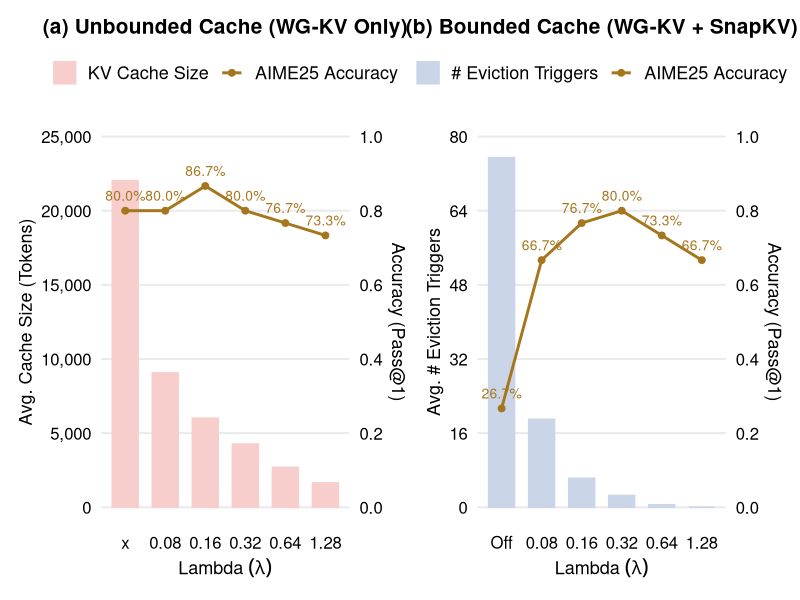

Recreate this plot in R.
library(tidyverse)
library(patchwork)

make_bar_line_plot <- function(data, title, metric, left_label, bar_label, bar_fill, left_ticks) {
  scale_factor <- max(left_ticks)

  data <- data %>%
    mutate(
      accuracy_scaled = accuracy * scale_factor,
      accuracy_label = scales::label_percent(accuracy = 0.1)(accuracy)
    )

  ggplot(data, aes(x = lambda)) +
    geom_col(
      aes(y = {{ metric }}, colour = bar_label),
      width = 0.65,
      fill = bar_fill,
    ) +
    geom_line(
      aes(y = accuracy_scaled, colour = "AIME25 Accuracy", group = 1),
      linewidth = 1
    ) +
    geom_point(
      aes(y = accuracy_scaled, colour = "AIME25 Accuracy"),
      size = 2
    ) +
    geom_text(
      aes(y = accuracy_scaled, label = accuracy_label, colour = "AIME25 Accuracy"),
      vjust = -1,
      size = 3.5,
      show.legend = FALSE
    ) +
    scale_colour_manual(
      values = c(setNames(bar_fill, bar_label), "AIME25 Accuracy" = "#a6761d"),
      breaks = c(bar_label, "AIME25 Accuracy"),
      name = NULL
    ) +
    scale_y_continuous(
      name = left_label,
      limits = c(0, scale_factor),
      breaks = left_ticks,
      labels = scales::label_comma(),
      sec.axis = sec_axis(
        ~ . / scale_factor,
        name = "Accuracy (Pass@1)",
        breaks = seq(0, 1, 0.2),
        labels = scales::label_number(accuracy = 0.1)
      )
    ) +
    labs(
      x = expression("Lambda"~(lambda)),
      title = title
    ) +
    theme_minimal(base_size = 16) +
    theme(
      plot.title = element_text(size = 15, hjust = 0.5, face = "bold"),
      axis.title.x = element_text(size = 13, colour = "black"),
      axis.text.x = element_text(size = 12, colour = "black"),
      axis.title.y = element_text(size = 13, colour = "black"),
      axis.text.y = element_text(size = 12, colour = "black"),
      legend.position = "top",
      legend.text = element_text(size = 13),
      panel.grid.minor = element_blank(),
      panel.grid.major.x = element_blank()
    )
}

plot_a <- read_csv("data/snapkv_no.csv") %>%
  mutate(lambda = fct_inorder(lambda)) %>%
  make_bar_line_plot(
    "(a) Unbounded Cache (WG-KV Only)",
    avg_kv,
    "Avg. Cache Size (Tokens)",
    "KV Cache Size",
    "#f8cecc",
    c(0, 5000, 10000, 15000, 20000, 25000)
  )

plot_b <- read_csv("data/snapkv_4096.csv") %>%
  mutate(lambda = fct_inorder(lambda)) %>%
  make_bar_line_plot(
    "(b) Bounded Cache (WG-KV + SnapKV)",
    num_evict,
    "Avg. # Eviction Triggers",
    "# Eviction Triggers",
    "#cbd5e8",
    c(0, 16, 32, 48, 64, 80)
  )

fig <- plot_a + plot_b + plot_layout(ncol = 2)

ggsave("snapkv.pdf", fig, width = 9, height = 4, units = "in")
